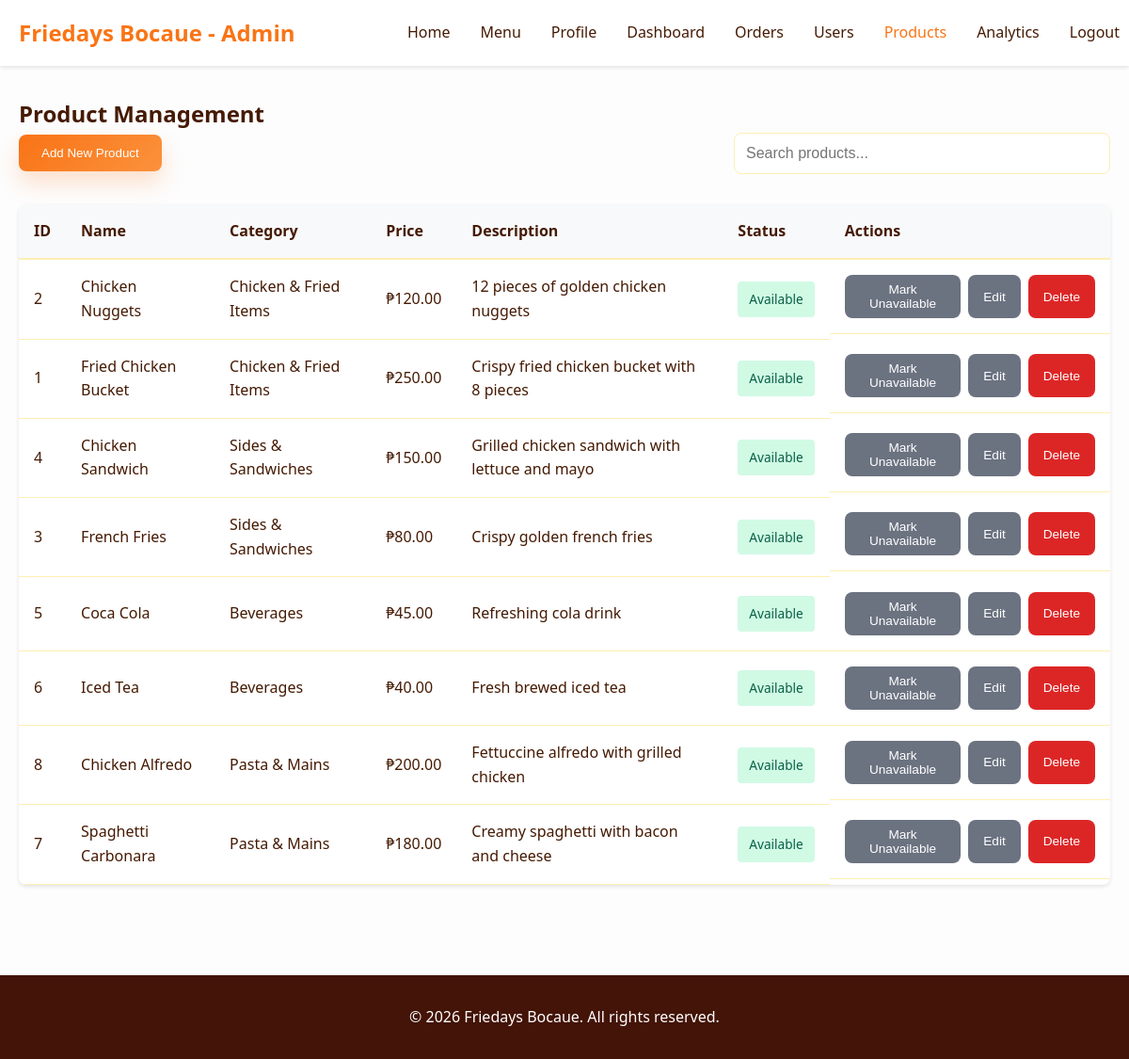
/index.php?page=admin_products (signed in), run on the app's committed database.
### tables this page shows
CREATE TABLE products (
    id INT AUTO_INCREMENT PRIMARY KEY,
    name VARCHAR(255) NOT NULL,
    category ENUM('Chicken & Fried Items', 'Sides & Sandwiches', 'Beverages', 'Pasta & Mains') NOT NULL,
    price DECIMAL(8,2) NOT NULL,
    description TEXT,
    is_available BOOLEAN DEFAULT 1,
    created_at TIMESTAMP DEFAULT CURRENT_TIMESTAMP
);

### admin/controllers/products.php (called while the page is built, shortened)
<?php
require_once 'includes/functions.php';
function showProducts() {
    $products = getAllProducts();
    include 'admin/views/products.php';
}
?>

### includes/functions.php (called while the page is built, shortened)
<?php
require_once __DIR__ . '/../config/db.php';
function getAllProducts($availableOnly = false) {
    global $pdo;
    $query = "SELECT * FROM products";
    $query .= " ORDER BY category, name";
    $stmt = $pdo->query($query);
    return $stmt->fetchAll();
}
?>

### admin/views/products.php (the view, shortened to what this page needs)
<?php $pageTitle = 'Products Management - Friedays Bocaue'; include 'includes/header.php'; ?>
    <main>
        <div class="container">
            <div class="admin-products">
                <h2>Product Management</h2>
                <div class="product-actions">
                    <button class="btn btn-primary" id="add-product-btn">Add New Product</button>
                    <div class="search-container">
                        <input type="text" id="product-search" placeholder="Search products...">
                    </div>
                </div>
                <div class="products-table-container">
                    <table class="products-table">
                        <thead>
                            <tr>
                                <th>ID</th>
                                <th>Name</th>
                                <th>Category</th>
                                <th>Price</th>
                                <th>Description</th>
                                <th>Status</th>
                                <th>Actions</th>
                            </tr>
                        </thead>
                        <tbody id="products-tbody">
                            <?php foreach ($products as $product): ?>
                            <tr data-product-id="<?php echo $product['id']; ?>">
                                <td><?php echo $product['id']; ?></td>
                                <td><?php echo htmlspecialchars($product['name']); ?></td>
                                <td><?php echo htmlspecialchars($product['category']); ?></td>
                                <td>₱<?php echo number_format($product['price'], 2); ?></td>
                                <td><?php echo htmlspecialchars($product['description'] ?? ''); ?></td>
                                <td>
                                    <span class="status-badge <?php echo ($product['is_available'] ?? 1) ? 'available' : 'unavailable'; ?>">
                                        <?php echo ($product['is_available'] ?? 1) ? 'Available' : 'Unavailable'; ?>
                                    </span>
                                </td>
                                <td class="actions">
                                    <button class="btn btn-secondary btn-sm toggle-availability" data-product-id="<?php echo $product['id']; ?>" data-available="<?php echo ($product['is_available'] ?? 1) ? 1 : 0; ?>">
                                        <?php echo ($product['is_available'] ?? 1) ? 'Mark Unavailable' : 'Mark Available'; ?>
                                    </button>
                                    <button class="btn btn-secondary btn-sm edit-product" data-product-id="<?php echo $product['id']; ?>">Edit</button>
                                    <button class="btn btn-danger btn-sm delete-product" data-product-id="<?php echo $product['id']; ?>">Delete</button>
                                </td>
                            </tr>
                            <?php endforeach; ?>
                        </tbody>
                    </table>
                </div>
            </div>
        </div>
    </main>
<?php include 'includes/footer.php'; ?>

### public/css/style.css (style rules this page uses)
:root { --clr-primary: #f97415; --clr-primary-hover: #c2410c; --clr-secondary: #431407; --clr-background: #fdfdfd; --clr-surface: #ffffff; --clr-text: #451a03; --clr-text-light: #78350f; --clr-border: #feefb2; --clr-error: #dc2626; --clr-success: #16a34a; --clr-warning: #ca8a04; --shadow: 0 2px 4px rgba(0, 0, 0, 0.1); --border-radius: 8px; }
* { margin: 0; padding: 0; box-sizing: border-box; }
body { font-family: 'Segoe UI', Tahoma, Geneva, Verdana, sans-serif; line-height: 1.6; color: var(--clr-text); background-color: var(--clr-background); min-height: 100vh; display: flex; flex-direction: column; }
main { flex: 1; }
.container { max-width: 1200px; margin: 0 auto; padding: 0 20px; }
.btn { display: inline-block; padding: 12px 24px; border: none; border-radius: var(--border-radius); cursor: pointer; text-decoration: none; font-weight: 500; transition: all 0.3s ease; text-align: center; }
.btn-primary { background-color: var(--clr-primary); color: white; }
.btn-secondary { background-color: var(--clr-secondary); color: white; }
.btn-danger { background-color: var(--clr-error); color: white; }
.btn-primary { background: linear-gradient(135deg, #f97316 0%, #fb923c 100%); box-shadow: 0 12px 24px rgba(249, 115, 22, 0.22); color: white; }
.btn-secondary { background: #8d5a31; color: white; }
.admin-products { padding: 2rem 0; }
.product-actions { display: flex; justify-content: space-between; align-items: center; margin-bottom: 2rem; gap: 1rem; }
.search-container { flex: 1; max-width: 400px; }
#product-search { width: 100%; padding: 0.75rem; border: 1px solid var(--clr-border); border-radius: var(--border-radius); font-size: 1rem; }
.products-table-container { background: var(--clr-surface); border-radius: var(--border-radius); box-shadow: var(--shadow); overflow-x: auto; }
.products-table { width: 100%; border-collapse: collapse; }
.products-table thead { background: #f8f9fa; border-bottom: 2px solid var(--clr-border); }
.products-table th { padding: 1rem; text-align: left; font-weight: 600; color: var(--clr-text); }
.products-table td { padding: 1rem; border-bottom: 1px solid var(--clr-border); }
.products-table .actions { display: flex; gap: 0.5rem; }
.btn-sm { padding: 0.5rem 1rem; font-size: 0.85rem; }
.btn-secondary { background-color: #6b7280; color: white; }
.status-badge { display: inline-block; padding: 0.5rem 0.75rem; border-radius: 4px; font-size: 0.85rem; font-weight: 500; }
.status-badge.available { background-color: #d1fae5; color: #065f46; }

### data on the page
products: id "2", name "Chicken Nuggets", category "Chicken & Fried Items", price "120.00", description "12 pieces of golden chicken nuggets", is_available "Available"
products: id "1", name "Fried Chicken Bucket", category "Chicken & Fried Items", price "250.00", description "Crispy fried chicken bucket with 8 pieces", is_available "Available"
products: id "4", name "Chicken Sandwich", category "Sides & Sandwiches", price "150.00", description "Grilled chicken sandwich with lettuce and mayo", is_available "Available"
products: id "3", name "French Fries", category "Sides & Sandwiches", price "80.00", description "Crispy golden french fries", is_available "Available"
products: id "5", name "Coca Cola", category "Beverages", price "45.00", description "Refreshing cola drink", is_available "Available"
products: id "6", name "Iced Tea", category "Beverages", price "40.00", description "Fresh brewed iced tea", is_available "Available"
products: id "8", name "Chicken Alfredo", category "Pasta & Mains", price "200.00", description "Fettuccine alfredo with grilled chicken", is_available "Available"
products: id "7", name "Spaghetti Carbonara", category "Pasta & Mains", price "180.00", description "Creamy spaghetti with bacon and cheese", is_available "Available"
